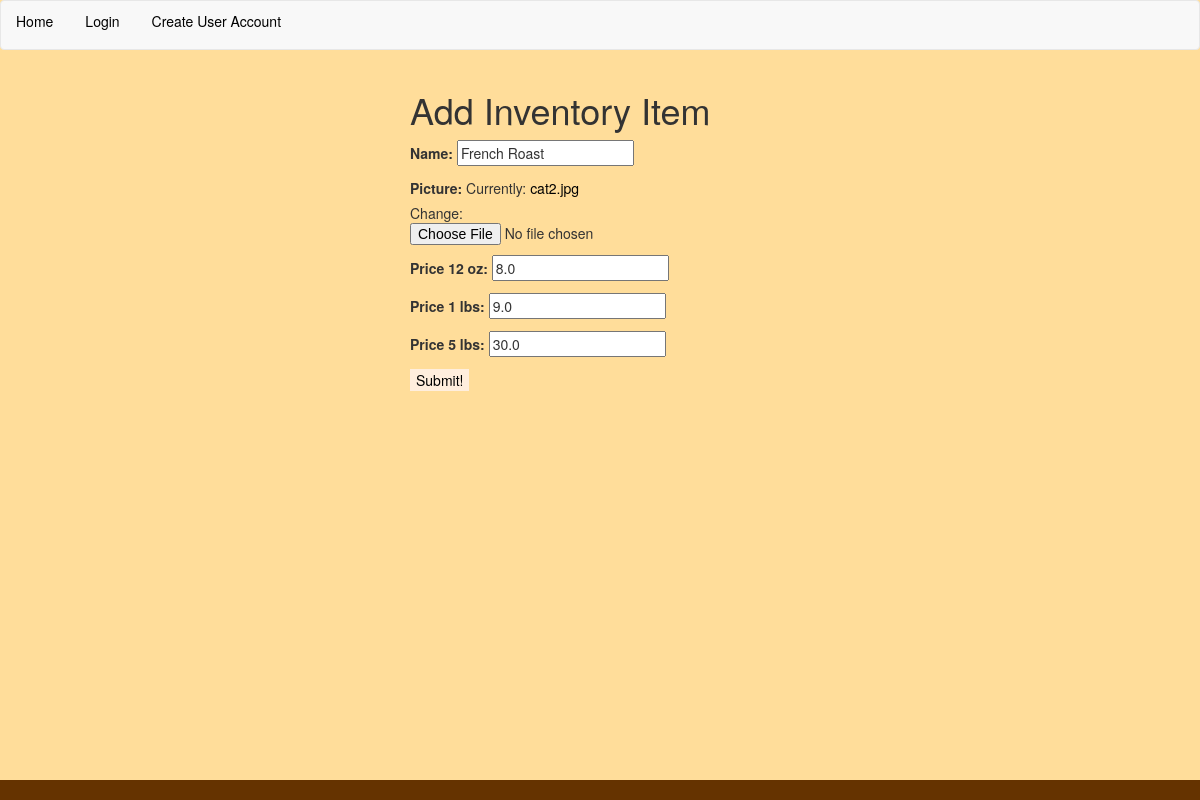
/update/24, run on the app's committed database.
### app/models.py (models this page shows, shortened)
class InventoryItem(models.Model):
    name = models.CharField(max_length=40, unique=True)
    picture = models.FileField()
    price_12_oz = models.FloatField()
    price_1_lbs = models.FloatField()
    price_5_lbs = models.FloatField()

### app/views.py (the view)
# urls.py: url(r'^update/(?P<pk>\d+)$', InventoryUpdateView.as_view(), name="inventory_update_view"),
class InventoryUpdateView(UpdateView):
    model = InventoryItem
    fields = ['name', 'picture', 'price_12_oz', 'price_1_lbs', 'price_5_lbs']
    success_url = reverse_lazy("inventory_list_view")

### templates/app/inventoryitem_form.html (shortened to what this page needs)
{% extends 'base.html' %}
{% block content %}
<div class="row">
  <div class="col-md-6 col-md-offset-4">
  <h1>Add Inventory Item</h1>
  <form class="" action="" method="post" enctype="multipart/form-data">
      {{form.as_p}}
    <input type="submit" name="" value="Submit!">
  </form>
</div>
</div>
{% endblock %}

### templates/base.html (style rules this page uses)
a { color: black; }
body { background-color: #FFDD9A; }
input[type="button"], input[type="submit"] { color:black; background-color:#fed; border: none; }

### data on the page
InventoryItem: name "French Roast", price_12_oz "8.0", price_1_lbs "9.0", price_5_lbs "30.0"
